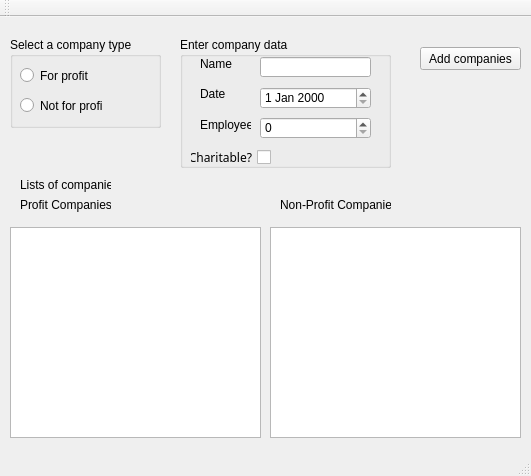
<?xml version="1.0" encoding="UTF-8"?>
<ui version="4.0">
 <class>MainWindow</class>
 <widget class="QMainWindow" name="MainWindow">
  <property name="geometry">
   <rect>
    <x>0</x>
    <y>0</y>
    <width>531</width>
    <height>476</height>
   </rect>
  </property>
  <property name="windowTitle">
   <string>MainWindow</string>
  </property>
  <property name="iconSize">
   <size>
    <width>27</width>
    <height>24</height>
   </size>
  </property>
  <widget class="QWidget" name="centralWidget">
   <widget class="QGroupBox" name="companyType">
    <property name="geometry">
     <rect>
      <x>10</x>
      <y>20</y>
      <width>151</width>
      <height>91</height>
     </rect>
    </property>
    <property name="title">
     <string>Select a company type</string>
    </property>
    <widget class="QRadioButton" name="profitradioButton">
     <property name="geometry">
      <rect>
       <x>10</x>
       <y>30</y>
       <width>82</width>
       <height>17</height>
      </rect>
     </property>
     <property name="text">
      <string>For profit</string>
     </property>
    </widget>
    <widget class="QRadioButton" name="nonProfitRadioButton">
     <property name="geometry">
      <rect>
       <x>10</x>
       <y>60</y>
       <width>82</width>
       <height>17</height>
      </rect>
     </property>
     <property name="text">
      <string>Not for profit</string>
     </property>
    </widget>
   </widget>
   <widget class="QGroupBox" name="companyData">
    <property name="geometry">
     <rect>
      <x>180</x>
      <y>20</y>
      <width>211</width>
      <height>131</height>
     </rect>
    </property>
    <property name="title">
     <string>Enter company data</string>
    </property>
    <widget class="QLabel" name="nameLabel">
     <property name="geometry">
      <rect>
       <x>20</x>
       <y>20</y>
       <width>46</width>
       <height>13</height>
      </rect>
     </property>
     <property name="text">
      <string>Name</string>
     </property>
    </widget>
    <widget class="QLabel" name="dateLabel">
     <property name="geometry">
      <rect>
       <x>20</x>
       <y>50</y>
       <width>46</width>
       <height>13</height>
      </rect>
     </property>
     <property name="text">
      <string>Date</string>
     </property>
    </widget>
    <widget class="QLabel" name="employeesLabel">
     <property name="geometry">
      <rect>
       <x>20</x>
       <y>80</y>
       <width>51</width>
       <height>16</height>
      </rect>
     </property>
     <property name="text">
      <string>Employees</string>
     </property>
    </widget>
    <widget class="QCheckBox" name="charitableBox">
     <property name="geometry">
      <rect>
       <x>10</x>
       <y>110</y>
       <width>81</width>
       <height>20</height>
      </rect>
     </property>
     <property name="sizePolicy">
      <sizepolicy hsizetype="Minimum" vsizetype="Fixed">
       <horstretch>5</horstretch>
       <verstretch>0</verstretch>
      </sizepolicy>
     </property>
     <property name="font">
      <font>
       <family>Yu Gothic Light</family>
      </font>
     </property>
     <property name="cursor">
      <cursorShape>PointingHandCursor</cursorShape>
     </property>
     <property name="layoutDirection">
      <enum>Qt::RightToLeft</enum>
     </property>
     <property name="text">
      <string>Charitable?</string>
     </property>
    </widget>
    <widget class="QLineEdit" name="namelineEdit">
     <property name="geometry">
      <rect>
       <x>80</x>
       <y>20</y>
       <width>111</width>
       <height>20</height>
      </rect>
     </property>
     <property name="toolTip">
      <string extracomment="Use CamelCase typing"/>
     </property>
    </widget>
    <widget class="QDateEdit" name="dateEdit">
     <property name="geometry">
      <rect>
       <x>80</x>
       <y>50</y>
       <width>111</width>
       <height>22</height>
      </rect>
     </property>
    </widget>
    <widget class="QSpinBox" name="employeesSpinBox">
     <property name="geometry">
      <rect>
       <x>80</x>
       <y>80</y>
       <width>111</width>
       <height>22</height>
      </rect>
     </property>
    </widget>
   </widget>
   <widget class="QTextEdit" name="profitDisplayBox">
    <property name="geometry">
     <rect>
      <x>10</x>
      <y>210</y>
      <width>251</width>
      <height>211</height>
     </rect>
    </property>
   </widget>
   <widget class="QTextEdit" name="npDisplayBox">
    <property name="geometry">
     <rect>
      <x>270</x>
      <y>210</y>
      <width>251</width>
      <height>211</height>
     </rect>
    </property>
   </widget>
   <widget class="QLabel" name="infolabel">
    <property name="geometry">
     <rect>
      <x>20</x>
      <y>160</y>
      <width>91</width>
      <height>16</height>
     </rect>
    </property>
    <property name="text">
     <string>Lists of companies</string>
    </property>
   </widget>
   <widget class="QPushButton" name="addCompanies">
    <property name="geometry">
     <rect>
      <x>420</x>
      <y>30</y>
      <width>101</width>
      <height>23</height>
     </rect>
    </property>
    <property name="text">
     <string>Add companies</string>
    </property>
   </widget>
   <widget class="QLabel" name="label">
    <property name="geometry">
     <rect>
      <x>20</x>
      <y>180</y>
      <width>91</width>
      <height>16</height>
     </rect>
    </property>
    <property name="text">
     <string>Profit Companies</string>
    </property>
   </widget>
   <widget class="QLabel" name="label_2">
    <property name="geometry">
     <rect>
      <x>280</x>
      <y>180</y>
      <width>111</width>
      <height>16</height>
     </rect>
    </property>
    <property name="text">
     <string>Non-Profit Companies</string>
    </property>
   </widget>
  </widget>
  <widget class="QMenuBar" name="menuBar">
   <property name="geometry">
    <rect>
     <x>0</x>
     <y>0</y>
     <width>531</width>
     <height>21</height>
    </rect>
   </property>
  </widget>
  <widget class="QToolBar" name="mainToolBar">
   <attribute name="toolBarArea">
    <enum>TopToolBarArea</enum>
   </attribute>
   <attribute name="toolBarBreak">
    <bool>false</bool>
   </attribute>
  </widget>
  <widget class="QStatusBar" name="statusBar"/>
 </widget>
 <layoutdefault spacing="6" margin="11"/>
 <resources/>
 <connections/>
</ui>
